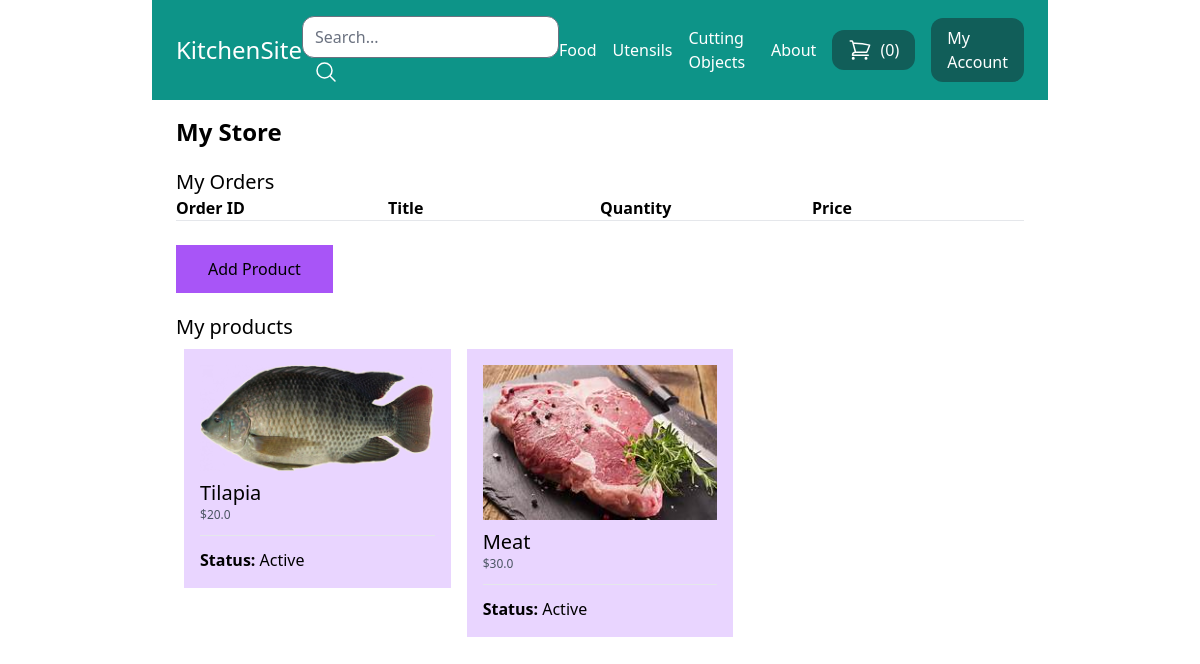
Screenshot of /my-store/ (signed in) with the database file from the repository.
### store/models.py (models this page shows, shortened)
class Category(models.Model):
    title = models.CharField(max_length=60)
    slug = models.SlugField(max_length=60)
    class Meta:
        verbose_name_plural = 'Categories'

class Product(models.Model):
    DRAFT = 'draft'
    WAITING_APPROVAL = 'waitingapproval'
    ACTIVE = 'active'
    DELETED = 'deleted'
    STATUS_CHOICES = (
        (DRAFT, 'Draft'),
        (WAITING_APPROVAL, 'Waiting Approval'),
        (ACTIVE, 'Active'),
        (DELETED, 'Deleted'),
    )
    user = models.ForeignKey(User, related_name='products', on_delete=models.CASCADE)
    category = models.ForeignKey(Category, related_name='products', on_delete=models.CASCADE)
    title = models.CharField(max_length=60)
    slug = models.SlugField(max_length=60)
    description = models.TextField(blank=True)
    price = models.IntegerField()
    image = models.ImageField(upload_to='uploads/product_images/', blank=True, null=True)
    thumbnail = models.ImageField(upload_to='uploads/product_images/thumbnail/', blank=True, null=True)
    created_at = models.DateTimeField(auto_now_add=True)
    updated_at = models.DateTimeField(auto_now=True)
    status = models.CharField(max_length=50, choices=STATUS_CHOICES, default=ACTIVE)
    class Meta:
        ordering = ('-created_at',)
    def get_display_price(self):
        return self.price / 100

### userprofile/views.py (the view)
# urls.py: path('my-store/', views.my_store, name='my_store'),
@login_required()
def my_store(request):
    products = request.user.products.exclude(status=Product.DELETED)
    order_items = OrderItem.objects.filter(product__user=request.user)
    return render(request, 'userprofile/my_store.html', {
        'products': products,
        'order_items': order_items,
    })

### store/cart.py (called while the page is built)
    def __len__(self):
        return sum(item['quantity'] for item in self.cart.values())

### store/context_processors.py (called while the page is built)
def cart(request):
    return {'cart': Cart(request)}

### store/templatetags/menu.py (called while the page is built)
@register.inclusion_tag('core/menu.html')
def menu():
    categories = Category.objects.all()
    return {'categories': categories}

### userprofile/templates/userprofile/my_store.html (shortened to what this page needs)
{% extends 'core/base.html' %}
{% block content %}
<h1 class="text-2xl"><strong>My Store</strong></h1>
<h2 class="mt-5 text-xl">My Orders</h2>
<div class="flex flex-wrap">
    <div class="w-1/4">
        <strong>Order ID</strong>
    </div>
    <div class="w-1/4">
        <strong>Title</strong>
    </div>
    <div class="w-1/4">
        <strong>Quantity</strong>
    </div>
    <div class="w-1/4">
        <strong>Price</strong>
    </div>
</div>
<hr>
<a href="{% url 'add_product' %}" class="mt-6 inline-block py-3 px-8 bg-purple-500 text-blue">Add Product</a>
<h2 class="mt-5 text-xl">My products</h2>
{% if products %}
<div class="flex flex-wrap">
    {% for product in products %}
    <div class="product w-1/3 p-2">
        <div class="p-4 bg-purple-200">
            <a href="{% url 'edit_product' product.id %}">
                {% if product.image %}
                <div class="image mb-2">
                    <img src="{{ product.image.url }}" alt="Image of {{product.title}}">
                </div>
                {% endif %}
                <h2 class="text-xl">{{ product.title }}</h2>
                <p class="text-xs text-gray-600">${{ product.get_display_price }}</p>
                <hr class="my-3">
                <p><strong>Status: </strong>{{ product.get_status_display }}</p>
            </a>
        </div>
    </div>
    {% endfor %}
</div>
{% else %}
<p class="mt-4 py-4 px-8 bg-gray-200">No products yet, click link above to add...</p>
{% endif %}
{% endblock %}

### core/templates/core/menu.html
{% for category in categories %}
<a href="{% url 'category_detail' category.slug %}" class="text-white">{{category.title}}</a>
{% endfor %}
<a href="{% url 'about' %}" class="text-white">About</a>

### rows the page displays
Category: title "Food"
Category: title "Utensils"
Category: title "Cutting Objects"
Product: image (picture), title "Tilapia", get_display_price "20.0", status "Active"
Product: image (picture), title "Meat", get_display_price "30.0", status "Active"

### other values shown
{{ cart|length }} "0"
